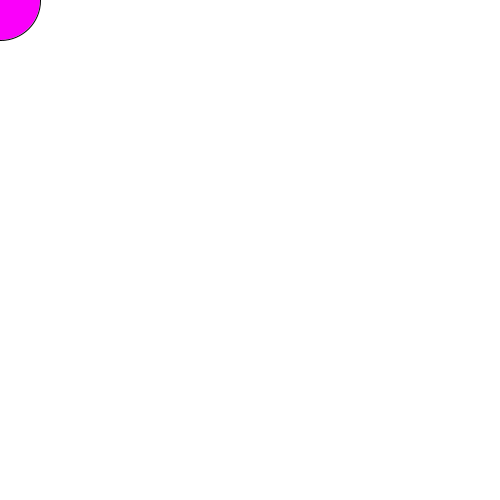
Frame 1 (no input)
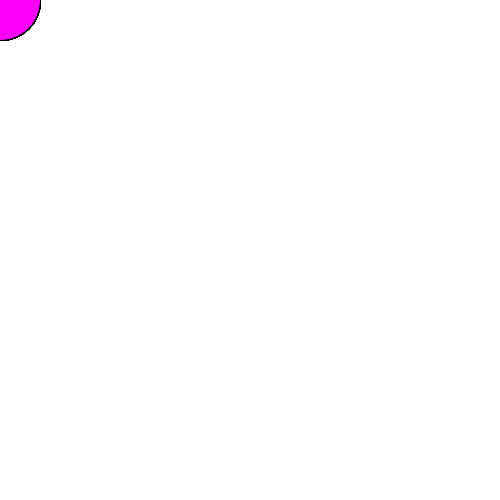
Frame 60 (the mouse pressed at the canvas centre just before this capture)
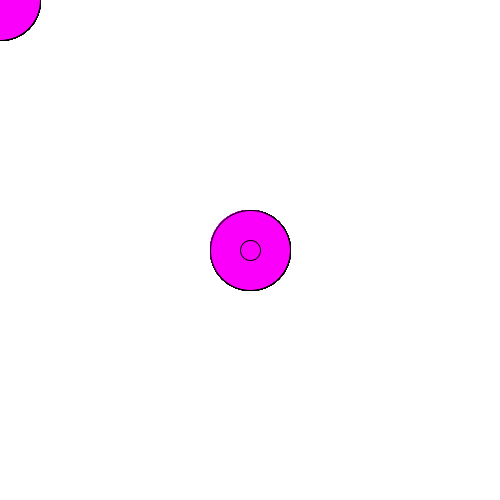
Frame 120 (the mouse held since frame 60 and released just before this capture)

The Processing sketch that drew these frames (run headless with seeded random() and noise(); from frame 60 on, the mouse is pressed at the canvas centre):

// Processing sketch: processing_127686
// ── processing_127686.pde

int counter;

void setup() {  //setup function called initially, only once
  size(500, 500);
  background(255);  //set background white

}

void draw() {  //draw function loops 
fill (250, 0, 250) ;
ellipse (mouseX,mouseY,80,80);
  
  if(mousePressed == true) { //add some interaction
    ellipse(mouseX, mouseY, 20, 20);
  }
  else {
    ellipse(width/2, height/2, 80*sin(counter), 80*sin(counter));
  }
}
